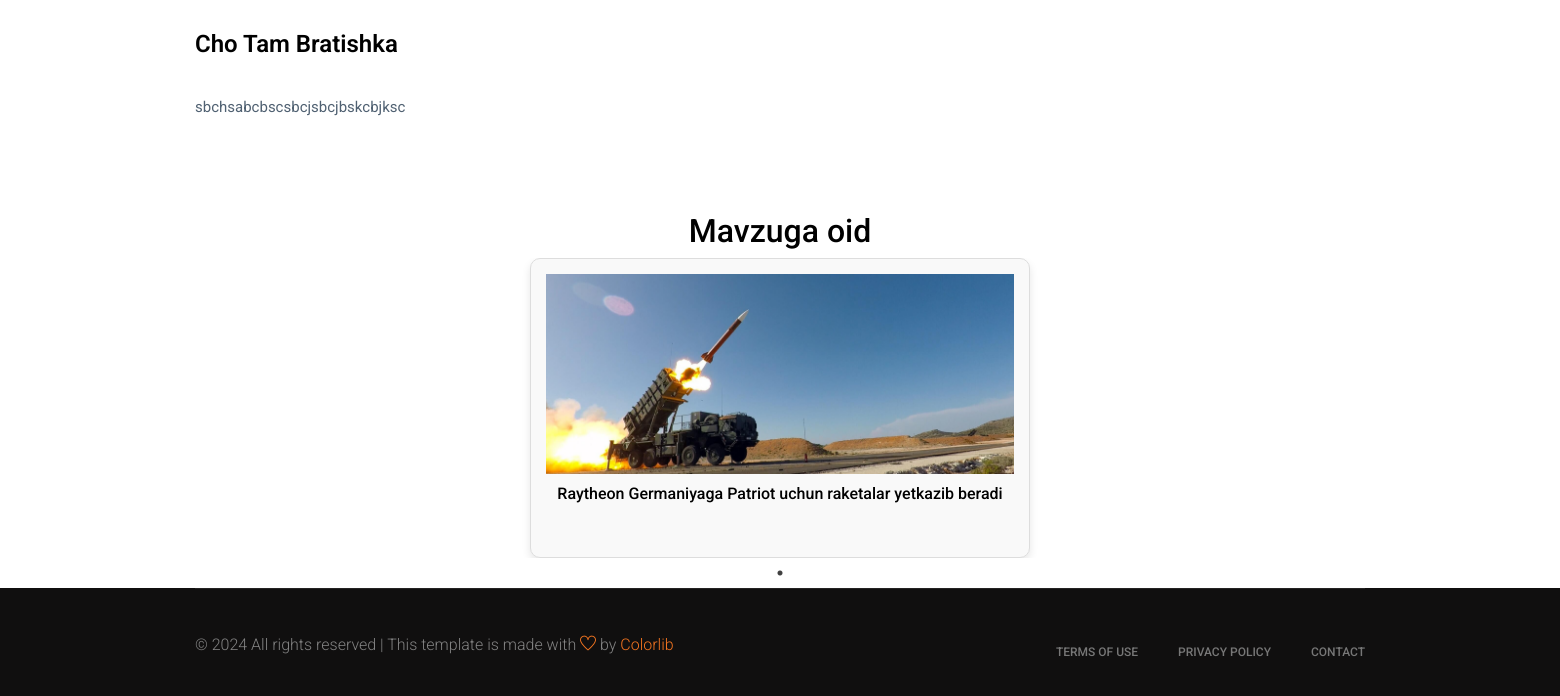
The page /latestnew/6 (lower part) on the database as committed earlier.
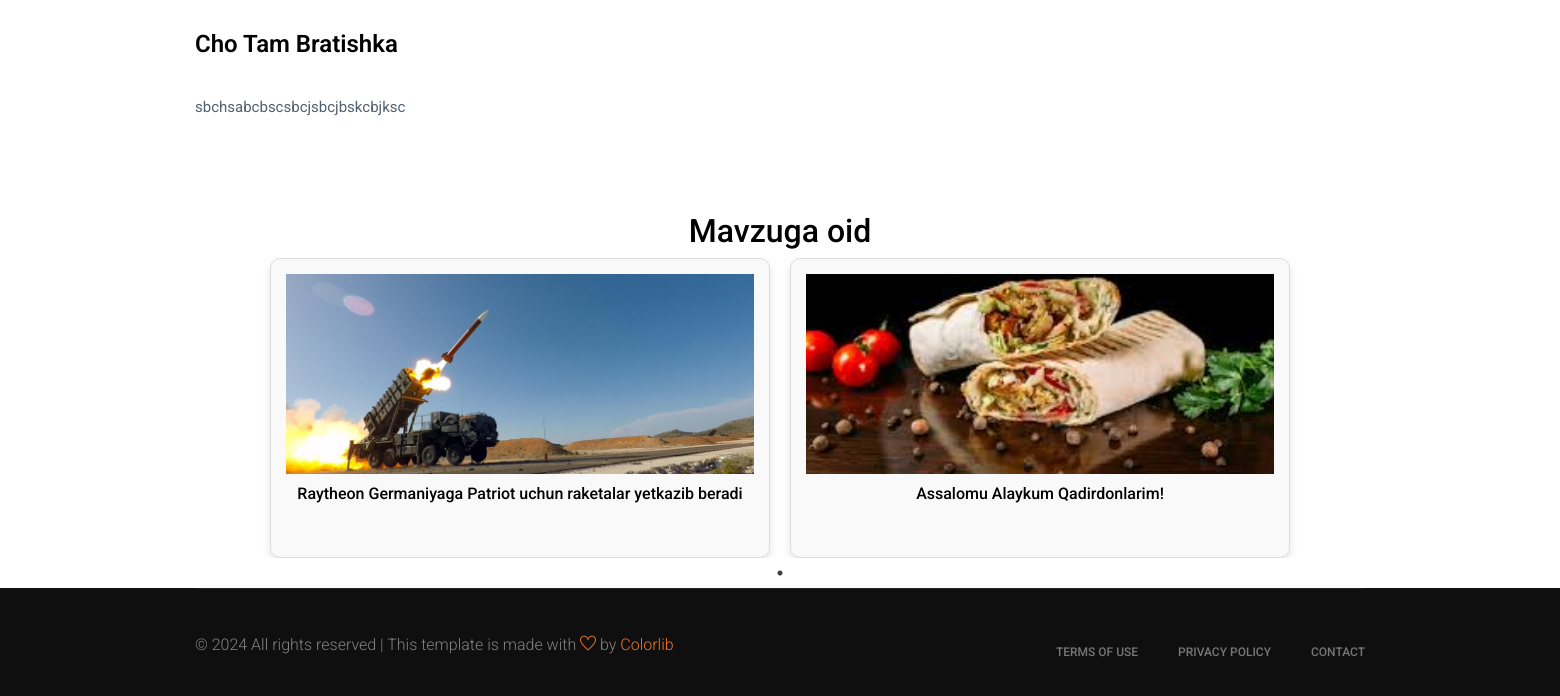
The same page on the database as committed later.
### app/models.py (models this page shows, shortened)
class LatestNews(models.Model):
    category = models.ForeignKey(Category, on_delete=models.CASCADE)
    title = models.CharField(max_length=100)
    content = models.TextField()
    image = models.ImageField(upload_to='latest_news/', blank=True, null=True)
    date = models.DateTimeField(auto_now_add=True)

### app/views.py (the view)
# urls.py: path('latestnew/<int:pk>', LatestNewsDetails.as_view(), name='latestnew'),
class LatestNewsDetails(View):
    def get(self, request, pk):
        latest_news = LatestNews.objects.get(pk=pk)
        related_latest= LatestNews.objects.filter(category=latest_news.category_id).exclude(pk=pk)
        context = {
            'latest_news': latest_news,
            'related_latest':related_latest
        }
        return render(request, 'yangilik_detail.html',context=context)

### templates/yangilik_detail.html (shortened to what this page needs)
{% extends "base.html" %}
{% block content %}
<link rel="stylesheet" type="text/css" href="https://cdn.jsdelivr.net/npm/slick-carousel@1.8.1/slick/slick.css"/>
<link rel="stylesheet" type="text/css" href="https://cdn.jsdelivr.net/npm/slick-carousel@1.8.1/slick/slick-theme.css"/>
 <main>
      <div class="about-area">
    <div class="container">
        <div class="row">
            <div class="col-lg-8">
                <div class="about-right mb-90">
                    <div class="section-tittle mb-30 pt-30">
                        <h3>{{ latest_news.title }}</h3>
                    </div>
                    <div class="about-prea">
                        <p class="about-pera1 mb-25">{{ latest_news.content }}</p>
                    </div>
                </div>
            </div>
        </div>
    </div>
</div>
     <h2 style="text-align:center">Mavzuga oid</h2>
     <div class="related-posts-slider">
    {% for i in related_latest %}
        <div class="related-post">
            <img src="{{ i.image.url }}" alt="{{ i.title }}">
            <h4><a href="{% url 'latestnew' pk=i.pk %}">{{ i.title }}</a></h4>
        </div>
    {% endfor %}
</div>
{% endblock %}

Rows that differ between the two databases and show on the page:
added LatestNews: image (picture), title "Assalomu Alaykum Qadirdonlarim!"
